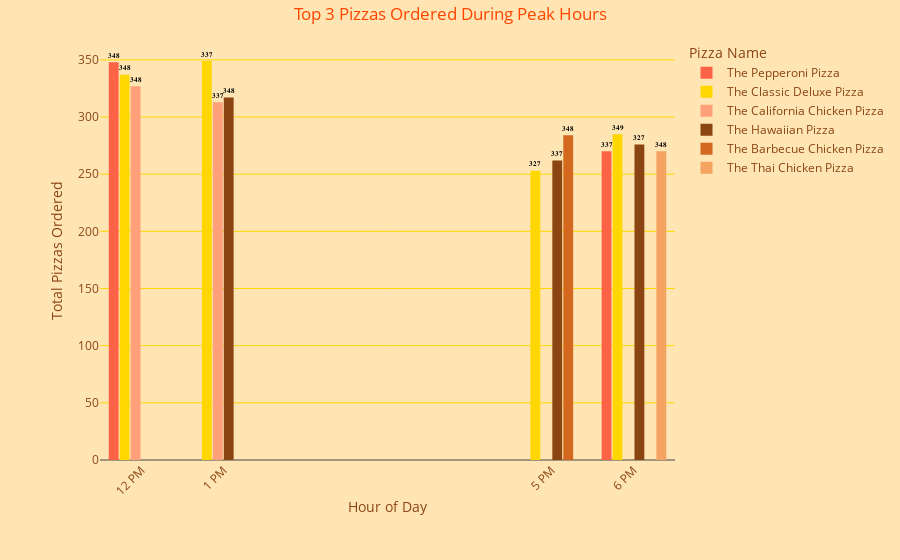

Notebook code for this chart:
### Markdown cell above
### 8. Top 3 Pizzas Ordered During Peak Hours

### Code cell
query = """
WITH PizzaSales AS (
    SELECT 
        pizza_name,
        strftime('%H', order_time) AS hour_of_day,
        SUM(quantity) AS total_pizzas
    FROM 
        PIZZA_SALES
    WHERE 
        strftime('%H', order_time) IN ('12', '13', '17', '18')
    GROUP BY 
        pizza_name, hour_of_day
),
RankedPizzas AS (
    SELECT
        pizza_name,
        hour_of_day,
        total_pizzas,
        (SELECT COUNT(*) + 1
         FROM PizzaSales AS ps2
         WHERE ps2.hour_of_day = ps1.hour_of_day
           AND ps2.total_pizzas > ps1.total_pizzas) AS rank
    FROM 
        PizzaSales AS ps1
)
SELECT
    hour_of_day,
    pizza_name,
    total_pizzas
FROM
    RankedPizzas
WHERE
    rank <= 3
ORDER BY
    hour_of_day,
    rank;
"""

# Execute the query
result = %sql $query

df = result.DataFrame()

fig = px.bar(df, 
             x='hour_of_day', 
             y='total_pizzas', 
             color='pizza_name',
             title='Top 3 Pizzas Ordered During Peak Hours',
             template=custom_template,  
             color_discrete_sequence=bar_colors,  
             barmode='group') 

fig.update_traces(
    text=df['total_pizzas'], 
    textposition='outside',
    texttemplate='%{text:.0f}', 
    textfont=dict(size=20, family='Arial, sans-serif', color='black', weight='bold')  # Increase size and make bold
)

# Customize layout for better readability
fig.update_layout(
    xaxis_title='Hour of Day',
    yaxis_title='Total Pizzas Ordered',
    xaxis=dict(
        tickmode='array',  # Ensure that x-axis only displays the peak hours
        tickvals=['12', '13', '17', '18'],  # Specify the hours to display
        ticktext=['12 PM', '1 PM', '5 PM', '6 PM'],  # Optional: readable labels
        tickangle=-45,  # Rotate x-axis labels
        title_font_size=14,  # Increase font size for axis title
        tickfont_size=12  # Increase font size for tick labels
    ),
    yaxis=dict(
        title_font_size=14,  # Increase font size for axis title
        tickfont_size=12  # Increase font size for tick labels
    ),
    legend_title='Pizza Name',
    autosize=True,  # Automatically adjust size to fit labels
    margin=dict(l=100, r=20, t=40, b=100)  # Adjust margins to fit labels
)

# Show the plot
fig.show()

### Figure 1 — Plotly figure (JSON) as saved in the notebook; plotly's stock layout.template omitted (floating-point values rounded to 4 significant figures)
{"data": [{"alignmentgroup": "True", "hovertemplate": "pizza_name=The Pepperoni Pizza<br>hour_of_day=%{x}<br>total_pizzas=%{y}<extra></extra>", "legendgroup": "The Pepperoni Pizza", "marker": {"color": "#FF6347", "pattern": {"shape": ""}}, "name": "The Pepperoni Pizza", "offsetgroup": "The Pepperoni Pizza", "orientation": "v", "showlegend": true, "text": [348, 337, 327, 349, 317, 313, 284, 262, 253, 285, 276, 270, 270], "textfont": {"color": "black", "family": "Arial, sans-serif", "size": 20, "weight": "bold"}, "textposition": "outside", "texttemplate": "%{text:.0f}", "type": "bar", "x": ["12", "18"], "xaxis": "x", "y": [348, 270], "yaxis": "y"}, {"alignmentgroup": "True", "hovertemplate": "pizza_name=The Classic Deluxe Pizza<br>hour_of_day=%{x}<br>total_pizzas=%{y}<extra></extra>", "legendgroup": "The Classic Deluxe Pizza", "marker": {"color": "#FFD700", "pattern": {"shape": ""}}, "name": "The Classic Deluxe Pizza", "offsetgroup": "The Classic Deluxe Pizza", "orientation": "v", "showlegend": true, "text": [348, 337, 327, 349, 317, 313, 284, 262, 253, 285, 276, 270, 270], "textfont": {"color": "black", "family": "Arial, sans-serif", "size": 20, "weight": "bold"}, "textposition": "outside", "texttemplate": "%{text:.0f}", "type": "bar", "x": ["12", "13", "17", "18"], "xaxis": "x", "y": [337, 349, 253, 285], "yaxis": "y"}, {"alignmentgroup": "True", "hovertemplate": "pizza_name=The California Chicken Pizza<br>hour_of_day=%{x}<br>total_pizzas=%{y}<extra></extra>", "legendgroup": "The California Chicken Pizza", "marker": {"color": "#FFA07A", "pattern": {"shape": ""}}, "name": "The California Chicken Pizza", "offsetgroup": "The California Chicken Pizza", "orientation": "v", "showlegend": true, "text": [348, 337, 327, 349, 317, 313, 284, 262, 253, 285, 276, 270, 270], "textfont": {"color": "black", "family": "Arial, sans-serif", "size": 20, "weight": "bold"}, "textposition": "outside", "texttemplate": "%{text:.0f}", "type": "bar", "x": ["12", "13"], "xaxis": "x", "y": [327, 313], "yaxis": "y"}, {"alignmentgroup": "True", "hovertemplate": "pizza_name=The Hawaiian Pizza<br>hour_of_day=%{x}<br>total_pizzas=%{y}<extra></extra>", "legendgroup": "The Hawaiian Pizza", "marker": {"color": "#8B4513", "pattern": {"shape": ""}}, "name": "The Hawaiian Pizza", "offsetgroup": "The Hawaiian Pizza", "orientation": "v", "showlegend": true, "text": [348, 337, 327, 349, 317, 313, 284, 262, 253, 285, 276, 270, 270], "textfont": {"color": "black", "family": "Arial, sans-serif", "size": 20, "weight": "bold"}, "textposition": "outside", "texttemplate": "%{text:.0f}", "type": "bar", "x": ["13", "17", "18"], "xaxis": "x", "y": [317, 262, 276], "yaxis": "y"}, {"alignmentgroup": "True", "hovertemplate": "pizza_name=The Barbecue Chicken Pizza<br>hour_of_day=%{x}<br>total_pizzas=%{y}<extra></extra>", "legendgroup": "The Barbecue Chicken Pizza", "marker": {"color": "#D2691E", "pattern": {"shape": ""}}, "name": "The Barbecue Chicken Pizza", "offsetgroup": "The Barbecue Chicken Pizza", "orientation": "v", "showlegend": true, "text": [348, 337, 327, 349, 317, 313, 284, 262, 253, 285, 276, 270, 270], "textfont": {"color": "black", "family": "Arial, sans-serif", "size": 20, "weight": "bold"}, "textposition": "outside", "texttemplate": "%{text:.0f}", "type": "bar", "x": ["17"], "xaxis": "x", "y": [284], "yaxis": "y"}, {"alignmentgroup": "True", "hovertemplate": "pizza_name=The Thai Chicken Pizza<br>hour_of_day=%{x}<br>total_pizzas=%{y}<extra></extra>", "legendgroup": "The Thai Chicken Pizza", "marker": {"color": "#F4A460", "pattern": {"shape": ""}}, "name": "The Thai Chicken Pizza", "offsetgroup": "The Thai Chicken Pizza", "orientation": "v", "showlegend": true, "text": [348, 337, 327, 349, 317, 313, 284, 262, 253, 285, 276, 270, 270], "textfont": {"color": "black", "family": "Arial, sans-serif", "size": 20, "weight": "bold"}, "textposition": "outside", "texttemplate": "%{text:.0f}", "type": "bar", "x": ["18"], "xaxis": "x", "y": [270], "yaxis": "y"}], "layout": {"autosize": true, "barmode": "group", "legend": {"title": {"text": "Pizza Name"}, "tracegroupgap": 0}, "margin": {"b": 100, "l": 100, "r": 20, "t": 40}, "title": {"text": "Top 3 Pizzas Ordered During Peak Hours"}, "xaxis": {"anchor": "y", "domain": [0, 1], "tickangle": -45, "tickfont": {"size": 12}, "tickmode": "array", "ticktext": ["12 PM", "1 PM", "5 PM", "6 PM"], "tickvals": ["12", "13", "17", "18"], "title": {"font": {"size": 14}, "text": "Hour of Day"}}, "yaxis": {"anchor": "x", "domain": [0, 1], "tickfont": {"size": 12}, "title": {"font": {"size": 14}, "text": "Total Pizzas Ordered"}}}}
